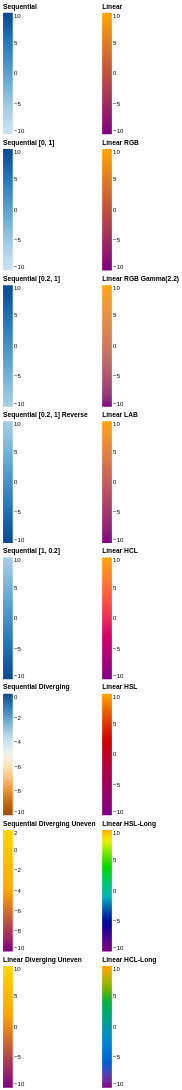

Here is the Vega-Lite specification saved for this chart:
### Vega specification from a JSON file in a GitHub repository (floating-point values rounded to 4 significant figures)
{"$schema": "https://vega.github.io/schema/vega/v3.json", "padding": 5, "config": {"legend": {"offset": 5, "gradientWidth": 300}}, "signals": [{"name": "seqScheme", "value": "blues"}, {"name": "linearRange", "value": ["purple", "orange"]}], "data": [{"name": "table", "values": [{"u": -10}, {"u": 10}]}], "scales": [{"name": "seq0", "type": "sequential", "range": {"scheme": {"signal": "seqScheme"}}, "domain": {"data": "table", "field": "u"}}, {"name": "seq1", "type": "sequential", "range": {"scheme": {"signal": "seqScheme"}, "extent": [0, 1]}, "domain": {"data": "table", "field": "u"}}, {"name": "seq2", "type": "sequential", "range": {"scheme": {"signal": "seqScheme"}, "extent": [0.2, 1]}, "domain": {"data": "table", "field": "u"}}, {"name": "seq3", "type": "sequential", "range": {"scheme": {"signal": "seqScheme"}, "extent": [0.2, 1]}, "reverse": true, "domain": {"data": "table", "field": "u"}}, {"name": "seq4", "type": "sequential", "range": {"scheme": {"signal": "seqScheme"}, "extent": [1, 0.2]}, "domain": {"data": "table", "field": "u"}}, {"name": "seq5", "type": "sequential", "range": "diverging", "domain": {"data": "table", "field": "u"}, "domainMid": 0}, {"name": "seq6", "type": "sequential", "range": ["purple", "orange", "gold"], "domain": {"data": "table", "field": "u"}, "domainMid": 2}, {"name": "seq7", "type": "linear", "range": ["purple", "orange", "gold"], "domain": {"data": "table", "field": "u"}, "domainMid": 2}, {"name": "lin0", "type": "linear", "range": {"signal": "linearRange"}, "domain": {"data": "table", "field": "u"}}, {"name": "lin1", "type": "linear", "range": {"signal": "linearRange"}, "interpolate": "rgb", "domain": {"data": "table", "field": "u"}}, {"name": "lin2", "type": "linear", "range": {"signal": "linearRange"}, "interpolate": {"type": "rgb", "gamma": 2.2}, "domain": {"data": "table", "field": "u"}}, {"name": "lin3", "type": "linear", "range": {"signal": "linearRange"}, "interpolate": "lab", "domain": {"data": "table", "field": "u"}}, {"name": "lin4", "type": "linear", "range": {"signal": "linearRange"}, "interpolate": "hcl", "domain": {"data": "table", "field": "u"}}, {"name": "lin5", "type": "linear", "range": {"signal": "linearRange"}, "interpolate": "hsl", "domain": {"data": "table", "field": "u"}}, {"name": "lin6", "type": "linear", "range": {"signal": "linearRange"}, "interpolate": "hsl-long", "domain": {"data": "table", "field": "u"}}, {"name": "lin7", "type": "linear", "range": {"signal": "linearRange"}, "interpolate": "hcl-long", "domain": {"data": "table", "field": "u"}}], "legends": [{"orient": "left", "type": "gradient", "fill": "seq0", "title": "Sequential"}, {"orient": "left", "type": "gradient", "fill": "seq1", "title": "Sequential [0, 1]"}, {"orient": "left", "type": "gradient", "fill": "seq2", "title": "Sequential [0.2, 1]"}, {"orient": "left", "type": "gradient", "fill": "seq3", "title": "Sequential [0.2, 1] Reverse"}, {"orient": "left", "type": "gradient", "fill": "seq4", "title": "Sequential [1, 0.2]"}, {"orient": "left", "type": "gradient", "fill": "seq5", "title": "Sequential Diverging"}, {"orient": "left", "type": "gradient", "fill": "seq6", "title": "Sequential Diverging Uneven"}, {"orient": "left", "type": "gradient", "fill": "seq7", "title": "Linear Diverging Uneven"}, {"orient": "right", "type": "gradient", "fill": "lin0", "title": "Linear"}, {"orient": "right", "type": "gradient", "fill": "lin1", "title": "Linear RGB"}, {"orient": "right", "type": "gradient", "fill": "lin2", "title": "Linear RGB Gamma(2.2)"}, {"orient": "right", "type": "gradient", "fill": "lin3", "title": "Linear LAB"}, {"orient": "right", "type": "gradient", "fill": "lin4", "title": "Linear HCL"}, {"orient": "right", "type": "gradient", "fill": "lin5", "title": "Linear HSL"}, {"orient": "right", "type": "gradient", "fill": "lin6", "title": "Linear HSL-Long"}, {"orient": "right", "type": "gradient", "fill": "lin7", "title": "Linear HCL-Long"}]}
